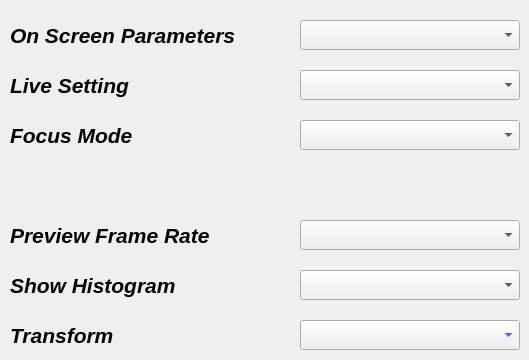
    <widget class="QWidget" name="tab_display">
     <property name="font">
      <font>
       <pointsize>16</pointsize>
       <weight>75</weight>
       <italic>true</italic>
       <bold>true</bold>
      </font>
     </property>
     <attribute name="title">
      <string>Display</string>
     </attribute>
     <widget class="QLabel" name="label_parms1_transform">
      <property name="geometry">
       <rect>
        <x>10</x>
        <y>320</y>
        <width>220</width>
        <height>31</height>
       </rect>
      </property>
      <property name="font">
       <font>
        <pointsize>16</pointsize>
        <weight>75</weight>
        <italic>true</italic>
        <bold>true</bold>
       </font>
      </property>
      <property name="text">
       <string>Transform</string>
      </property>
     </widget>
     <widget class="QComboBox" name="comboBox_params1_transform">
      <property name="geometry">
       <rect>
        <x>300</x>
        <y>320</y>
        <width>220</width>
        <height>30</height>
       </rect>
      </property>
      <property name="palette">
       <palette>
        <active>
         <colorrole role="Text">
          <brush brushstyle="SolidPattern">
           <color alpha="255">
            <red>0</red>
            <green>0</green>
            <blue>0</blue>
           </color>
          </brush>
         </colorrole>
         <colorrole role="ButtonText">
          <brush brushstyle="SolidPattern">
           <color alpha="255">
            <red>0</red>
            <green>0</green>
            <blue>255</blue>
           </color>
          </brush>
         </colorrole>
         <colorrole role="PlaceholderText">
          <brush brushstyle="SolidPattern">
           <color alpha="128">
            <red>0</red>
            <green>0</green>
            <blue>0</blue>
           </color>
          </brush>
         </colorrole>
        </active>
        <inactive>
         <colorrole role="Text">
          <brush brushstyle="SolidPattern">
           <color alpha="255">
            <red>0</red>
            <green>0</green>
            <blue>0</blue>
           </color>
          </brush>
         </colorrole>
         <colorrole role="ButtonText">
          <brush brushstyle="SolidPattern">
           <color alpha="255">
            <red>0</red>
            <green>0</green>
            <blue>255</blue>
           </color>
          </brush>
         </colorrole>
         <colorrole role="PlaceholderText">
          <brush brushstyle="SolidPattern">
           <color alpha="128">
            <red>0</red>
            <green>0</green>
            <blue>0</blue>
           </color>
          </brush>
         </colorrole>
        </inactive>
        <disabled>
         <colorrole role="Text">
          <brush brushstyle="SolidPattern">
           <color alpha="255">
            <red>190</red>
            <green>190</green>
            <blue>190</blue>
           </color>
          </brush>
         </colorrole>
         <colorrole role="ButtonText">
          <brush brushstyle="SolidPattern">
           <color alpha="255">
            <red>190</red>
            <green>190</green>
            <blue>190</blue>
           </color>
          </brush>
         </colorrole>
         <colorrole role="PlaceholderText">
          <brush brushstyle="SolidPattern">
           <color alpha="128">
            <red>0</red>
            <green>0</green>
            <blue>0</blue>
           </color>
          </brush>
         </colorrole>
        </disabled>
       </palette>
      </property>
      <property name="font">
       <font>
        <pointsize>18</pointsize>
        <weight>75</weight>
        <italic>true</italic>
        <bold>true</bold>
       </font>
      </property>
     </widget>
     <widget class="QLabel" name="label_parms4_on_screen_params">
      <property name="geometry">
       <rect>
        <x>10</x>
        <y>20</y>
        <width>250</width>
        <height>30</height>
       </rect>
      </property>
      <property name="font">
       <font>
        <pointsize>16</pointsize>
        <weight>75</weight>
        <italic>true</italic>
        <bold>true</bold>
       </font>
      </property>
      <property name="text">
       <string>On Screen Parameters</string>
      </property>
     </widget>
     <widget class="QComboBox" name="comboBox_params4_on_screen_parameters">
      <property name="geometry">
       <rect>
        <x>300</x>
        <y>20</y>
        <width>220</width>
        <height>30</height>
       </rect>
      </property>
     </widget>
     <widget class="QLabel" name="label_params4_live_setting">
      <property name="geometry">
       <rect>
        <x>10</x>
        <y>70</y>
        <width>250</width>
        <height>30</height>
       </rect>
      </property>
      <property name="font">
       <font>
        <pointsize>16</pointsize>
        <weight>75</weight>
        <italic>true</italic>
        <bold>true</bold>
       </font>
      </property>
      <property name="text">
       <string>Live Setting</string>
      </property>
     </widget>
     <widget class="QComboBox" name="comboBox_params4_live_setting">
      <property name="geometry">
       <rect>
        <x>300</x>
        <y>70</y>
        <width>220</width>
        <height>30</height>
       </rect>
      </property>
     </widget>
     <widget class="QComboBox" name="comboBox_params4_preview_fps">
      <property name="geometry">
       <rect>
        <x>300</x>
        <y>220</y>
        <width>220</width>
        <height>30</height>
       </rect>
      </property>
     </widget>
     <widget class="QLabel" name="label_params4_preview_fps">
      <property name="geometry">
       <rect>
        <x>10</x>
        <y>220</y>
        <width>250</width>
        <height>30</height>
       </rect>
      </property>
      <property name="font">
       <font>
        <pointsize>16</pointsize>
        <weight>75</weight>
        <italic>true</italic>
        <bold>true</bold>
       </font>
      </property>
      <property name="text">
       <string>Preview Frame Rate</string>
      </property>
     </widget>
     <widget class="QComboBox" name="comboBox_params4_histogram">
      <property name="geometry">
       <rect>
        <x>300</x>
        <y>270</y>
        <width>220</width>
        <height>30</height>
       </rect>
      </property>
     </widget>
     <widget class="QLabel" name="label_params4_histogram">
      <property name="geometry">
       <rect>
        <x>10</x>
        <y>270</y>
        <width>250</width>
        <height>30</height>
       </rect>
      </property>
      <property name="font">
       <font>
        <pointsize>16</pointsize>
        <weight>75</weight>
        <italic>true</italic>
        <bold>true</bold>
       </font>
      </property>
      <property name="text">
       <string>Show Histogram</string>
      </property>
     </widget>
     <widget class="QComboBox" name="comboBox_params4_focus_mode">
      <property name="geometry">
       <rect>
        <x>300</x>
        <y>120</y>
        <width>220</width>
        <height>30</height>
       </rect>
      </property>
     </widget>
     <widget class="QLabel" name="label_params4_focus_mode">
      <property name="geometry">
       <rect>
        <x>10</x>
        <y>120</y>
        <width>250</width>
        <height>30</height>
       </rect>
      </property>
      <property name="font">
       <font>
        <pointsize>16</pointsize>
        <weight>75</weight>
        <italic>true</italic>
        <bold>true</bold>
       </font>
      </property>
      <property name="text">
       <string>Focus Mode</string>
      </property>
     </widget>
    </widget>
